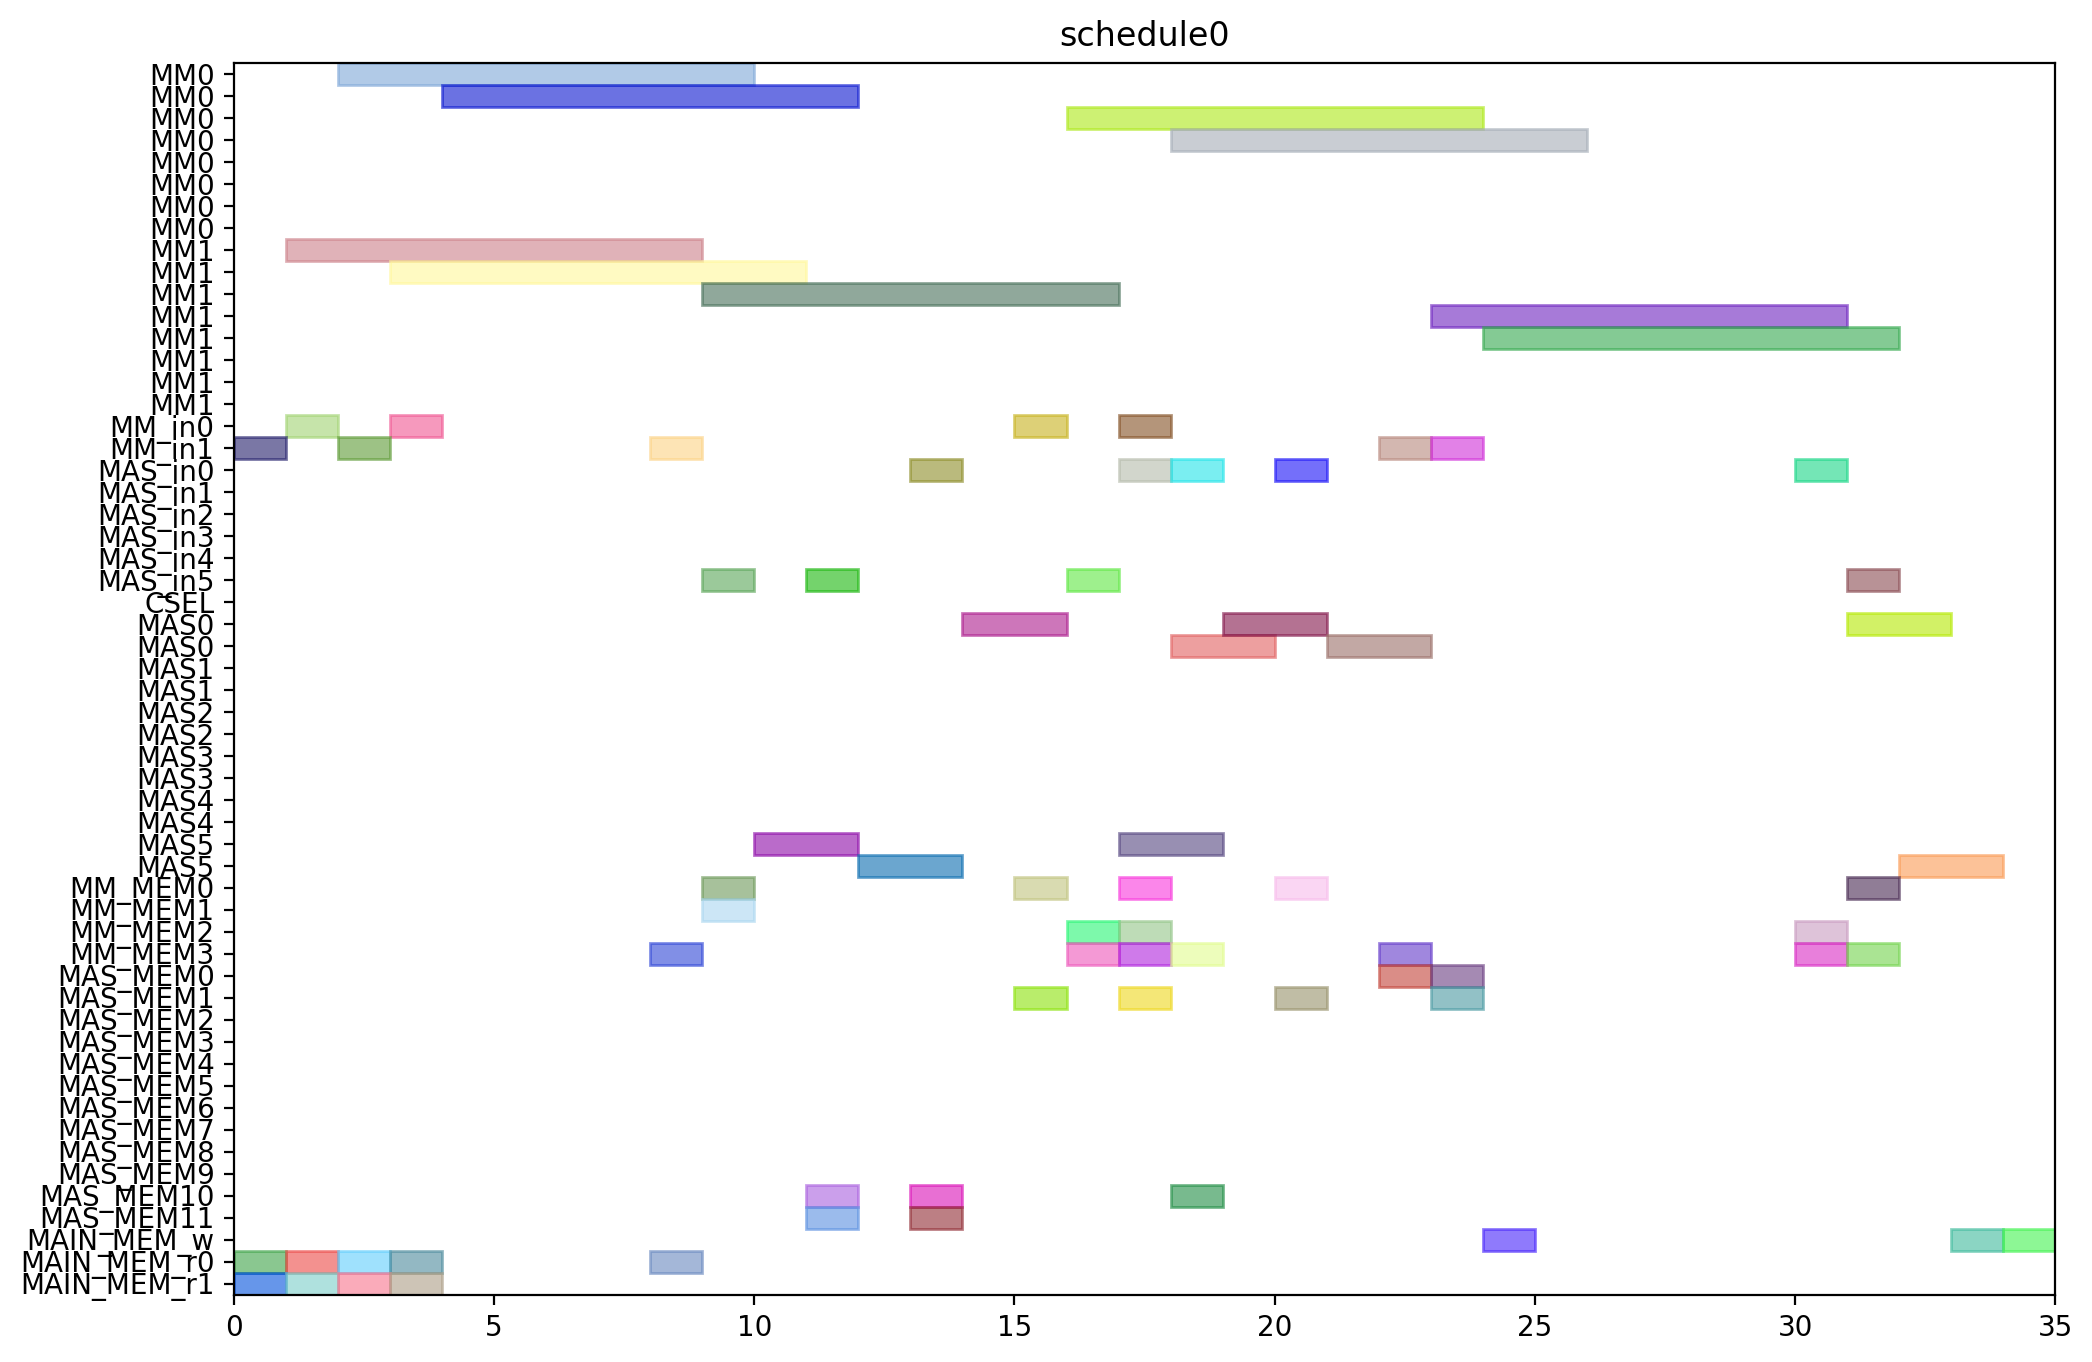

Write the Python code that produced this figure.
from pyschedule import Scenario, solvers, plotters, alt


def solve():
	horizon = 120
	S = Scenario("schedule0", horizon=horizon)

	# resource
	MM = S.Resources('MM', num=2, size=8)
	MM_in = S.Resources('MM_in', num=2)
	MAS_in = S.Resources('MAS_in', num=6)
	CSEL = S.Resource('CSEL')
	MAS = S.Resources('MAS', num=6, size=2, periods=range(1, horizon))
	MM_MEM = S.Resources('MM_MEM', num=4)
	MAS_MEM = S.Resources('MAS_MEM', num=12)
	MAIN_MEM_w = S.Resource('MAIN_MEM_w', size=1)
	MAIN_MEM_r = S.Resources('MAIN_MEM_r', num=2)

	# result of previous scheduling

	# new tasks
	t0 = S.Task('t0', length=8, delay_cost=1)
	t0 += alt(MM)
	t0_in = S.Task('t0_in', length=1, delay_cost=1)
	t0_in += alt(MM_in)
	S += t0_in*MM_in[0]<=t0*MM[0]
	S += t0_in*MM_in[1]<=t0*MM[1]
	t0_mem0 = S.Task('t0_mem0', length=1, delay_cost=1)
	t0_mem0 += MAIN_MEM_r[0]
	S += t0_mem0 <= t0

	t0_mem1 = S.Task('t0_mem1', length=1, delay_cost=1)
	t0_mem1 += MAIN_MEM_r[1]
	S += t0_mem1 <= t0

	t3 = S.Task('t3', length=8, delay_cost=1)
	t3 += alt(MM)
	t3_in = S.Task('t3_in', length=1, delay_cost=1)
	t3_in += alt(MM_in)
	S += t3_in*MM_in[0]<=t3*MM[0]
	S += t3_in*MM_in[1]<=t3*MM[1]
	t3_mem0 = S.Task('t3_mem0', length=1, delay_cost=1)
	t3_mem0 += MAIN_MEM_r[0]
	S += t3_mem0 <= t3

	t3_mem1 = S.Task('t3_mem1', length=1, delay_cost=1)
	t3_mem1 += MAIN_MEM_r[1]
	S += t3_mem1 <= t3

	t1 = S.Task('t1', length=8, delay_cost=1)
	t1 += alt(MM)
	t1_in = S.Task('t1_in', length=1, delay_cost=1)
	t1_in += alt(MM_in)
	S += t1_in*MM_in[0]<=t1*MM[0]
	S += t1_in*MM_in[1]<=t1*MM[1]
	t1_mem0 = S.Task('t1_mem0', length=1, delay_cost=1)
	t1_mem0 += MAIN_MEM_r[0]
	S += t1_mem0 <= t1

	t1_mem1 = S.Task('t1_mem1', length=1, delay_cost=1)
	t1_mem1 += MAIN_MEM_r[1]
	S += t1_mem1 <= t1

	t2 = S.Task('t2', length=8, delay_cost=1)
	t2 += alt(MM)
	t2_in = S.Task('t2_in', length=1, delay_cost=1)
	t2_in += alt(MM_in)
	S += t2_in*MM_in[0]<=t2*MM[0]
	S += t2_in*MM_in[1]<=t2*MM[1]
	t2_mem0 = S.Task('t2_mem0', length=1, delay_cost=1)
	t2_mem0 += MAIN_MEM_r[0]
	S += t2_mem0 <= t2

	t2_mem1 = S.Task('t2_mem1', length=1, delay_cost=1)
	t2_mem1 += MAIN_MEM_r[1]
	S += t2_mem1 <= t2

	t4 = S.Task('t4', length=8, delay_cost=1)
	t4 += alt(MM)
	t4_in = S.Task('t4_in', length=1, delay_cost=1)
	t4_in += alt(MM_in)
	S += t4_in*MM_in[0]<=t4*MM[0]
	S += t4_in*MM_in[1]<=t4*MM[1]
	t4_mem0 = S.Task('t4_mem0', length=1, delay_cost=1)
	t4_mem0 += MAIN_MEM_r[0]
	S += t4_mem0 <= t4

	t4_mem1 = S.Task('t4_mem1', length=1, delay_cost=1)
	t4_mem1 += alt(MM_MEM)
	S += (t2*MM[0])-1 < t4_mem1*MM_MEM[1]
	S += (t2*MM[1])-1 < t4_mem1*MM_MEM[3]
	S += t4_mem1 <= t4

	t5 = S.Task('t5', length=2, delay_cost=1)
	t5 += alt(MAS)
	t5_in = S.Task('t5_in', length=1, delay_cost=1)
	t5_in += alt(MAS_in)
	S += t5_in*MAS_in[0]<=t5*MAS[0]

	S += t5_in*MAS_in[1]<=t5*MAS[1]

	S += t5_in*MAS_in[2]<=t5*MAS[2]

	S += t5_in*MAS_in[3]<=t5*MAS[3]

	S += t5_in*MAS_in[4]<=t5*MAS[4]

	S += t5_in*MAS_in[5]<=t5*MAS[5]

	t5_mem0 = S.Task('t5_mem0', length=1, delay_cost=1)
	t5_mem0 += alt(MM_MEM)
	S += (t0*MM[0])-1 < t5_mem0*MM_MEM[0]
	S += (t0*MM[1])-1 < t5_mem0*MM_MEM[2]
	S += t5_mem0 <= t5

	t5_mem1 = S.Task('t5_mem1', length=1, delay_cost=1)
	t5_mem1 += alt(MM_MEM)
	S += (t0*MM[0])-1 < t5_mem1*MM_MEM[1]
	S += (t0*MM[1])-1 < t5_mem1*MM_MEM[3]
	S += t5_mem1 <= t5

	t6 = S.Task('t6', length=2, delay_cost=1)
	t6 += alt(MAS)
	t6_in = S.Task('t6_in', length=1, delay_cost=1)
	t6_in += alt(MAS_in)
	S += t6_in*MAS_in[0]<=t6*MAS[0]

	S += t6_in*MAS_in[1]<=t6*MAS[1]

	S += t6_in*MAS_in[2]<=t6*MAS[2]

	S += t6_in*MAS_in[3]<=t6*MAS[3]

	S += t6_in*MAS_in[4]<=t6*MAS[4]

	S += t6_in*MAS_in[5]<=t6*MAS[5]

	t6_mem0 = S.Task('t6_mem0', length=1, delay_cost=1)
	t6_mem0 += alt(MAS_MEM)
	S += (t5*MAS[0])-1 < t6_mem0*MAS_MEM[0]
	S += (t5*MAS[1])-1 < t6_mem0*MAS_MEM[2]
	S += (t5*MAS[2])-1 < t6_mem0*MAS_MEM[4]
	S += (t5*MAS[3])-1 < t6_mem0*MAS_MEM[6]
	S += (t5*MAS[4])-1 < t6_mem0*MAS_MEM[8]
	S += (t5*MAS[5])-1 < t6_mem0*MAS_MEM[10]
	S += t6_mem0 <= t6

	t6_mem1 = S.Task('t6_mem1', length=1, delay_cost=1)
	t6_mem1 += alt(MAS_MEM)
	S += (t5*MAS[0])-1 < t6_mem1*MAS_MEM[1]
	S += (t5*MAS[1])-1 < t6_mem1*MAS_MEM[3]
	S += (t5*MAS[2])-1 < t6_mem1*MAS_MEM[5]
	S += (t5*MAS[3])-1 < t6_mem1*MAS_MEM[7]
	S += (t5*MAS[4])-1 < t6_mem1*MAS_MEM[9]
	S += (t5*MAS[5])-1 < t6_mem1*MAS_MEM[11]
	S += t6_mem1 <= t6

	t9 = S.Task('t9', length=2, delay_cost=1)
	t9 += alt(MAS)
	t9_in = S.Task('t9_in', length=1, delay_cost=1)
	t9_in += alt(MAS_in)
	S += t9_in*MAS_in[0]<=t9*MAS[0]

	S += t9_in*MAS_in[1]<=t9*MAS[1]

	S += t9_in*MAS_in[2]<=t9*MAS[2]

	S += t9_in*MAS_in[3]<=t9*MAS[3]

	S += t9_in*MAS_in[4]<=t9*MAS[4]

	S += t9_in*MAS_in[5]<=t9*MAS[5]

	t9_mem0 = S.Task('t9_mem0', length=1, delay_cost=1)
	t9_mem0 += alt(MM_MEM)
	S += (t0*MM[0])-1 < t9_mem0*MM_MEM[0]
	S += (t0*MM[1])-1 < t9_mem0*MM_MEM[2]
	S += t9_mem0 <= t9

	t9_mem1 = S.Task('t9_mem1', length=1, delay_cost=1)
	t9_mem1 += alt(MM_MEM)
	S += (t4*MM[0])-1 < t9_mem1*MM_MEM[1]
	S += (t4*MM[1])-1 < t9_mem1*MM_MEM[3]
	S += t9_mem1 <= t9

	t10 = S.Task('t10', length=2, delay_cost=1)
	t10 += alt(MAS)
	t10_in = S.Task('t10_in', length=1, delay_cost=1)
	t10_in += alt(MAS_in)
	S += t10_in*MAS_in[0]<=t10*MAS[0]

	S += t10_in*MAS_in[1]<=t10*MAS[1]

	S += t10_in*MAS_in[2]<=t10*MAS[2]

	S += t10_in*MAS_in[3]<=t10*MAS[3]

	S += t10_in*MAS_in[4]<=t10*MAS[4]

	S += t10_in*MAS_in[5]<=t10*MAS[5]

	t10_mem0 = S.Task('t10_mem0', length=1, delay_cost=1)
	t10_mem0 += alt(MM_MEM)
	S += (t4*MM[0])-1 < t10_mem0*MM_MEM[0]
	S += (t4*MM[1])-1 < t10_mem0*MM_MEM[2]
	S += t10_mem0 <= t10

	t10_mem1 = S.Task('t10_mem1', length=1, delay_cost=1)
	t10_mem1 += alt(MM_MEM)
	S += (t4*MM[0])-1 < t10_mem1*MM_MEM[1]
	S += (t4*MM[1])-1 < t10_mem1*MM_MEM[3]
	S += t10_mem1 <= t10

	t7 = S.Task('t7', length=2, delay_cost=1)
	t7 += alt(MAS)
	t7_in = S.Task('t7_in', length=1, delay_cost=1)
	t7_in += alt(MAS_in)
	S += t7_in*MAS_in[0]<=t7*MAS[0]

	S += t7_in*MAS_in[1]<=t7*MAS[1]

	S += t7_in*MAS_in[2]<=t7*MAS[2]

	S += t7_in*MAS_in[3]<=t7*MAS[3]

	S += t7_in*MAS_in[4]<=t7*MAS[4]

	S += t7_in*MAS_in[5]<=t7*MAS[5]

	t7_mem0 = S.Task('t7_mem0', length=1, delay_cost=1)
	t7_mem0 += alt(MAS_MEM)
	S += (t6*MAS[0])-1 < t7_mem0*MAS_MEM[0]
	S += (t6*MAS[1])-1 < t7_mem0*MAS_MEM[2]
	S += (t6*MAS[2])-1 < t7_mem0*MAS_MEM[4]
	S += (t6*MAS[3])-1 < t7_mem0*MAS_MEM[6]
	S += (t6*MAS[4])-1 < t7_mem0*MAS_MEM[8]
	S += (t6*MAS[5])-1 < t7_mem0*MAS_MEM[10]
	S += t7_mem0 <= t7

	t7_mem1 = S.Task('t7_mem1', length=1, delay_cost=1)
	t7_mem1 += alt(MAS_MEM)
	S += (t6*MAS[0])-1 < t7_mem1*MAS_MEM[1]
	S += (t6*MAS[1])-1 < t7_mem1*MAS_MEM[3]
	S += (t6*MAS[2])-1 < t7_mem1*MAS_MEM[5]
	S += (t6*MAS[3])-1 < t7_mem1*MAS_MEM[7]
	S += (t6*MAS[4])-1 < t7_mem1*MAS_MEM[9]
	S += (t6*MAS[5])-1 < t7_mem1*MAS_MEM[11]
	S += t7_mem1 <= t7

	t11 = S.Task('t11', length=2, delay_cost=1)
	t11 += alt(MAS)
	t11_in = S.Task('t11_in', length=1, delay_cost=1)
	t11_in += alt(MAS_in)
	S += t11_in*MAS_in[0]<=t11*MAS[0]

	S += t11_in*MAS_in[1]<=t11*MAS[1]

	S += t11_in*MAS_in[2]<=t11*MAS[2]

	S += t11_in*MAS_in[3]<=t11*MAS[3]

	S += t11_in*MAS_in[4]<=t11*MAS[4]

	S += t11_in*MAS_in[5]<=t11*MAS[5]

	t11_mem0 = S.Task('t11_mem0', length=1, delay_cost=1)
	t11_mem0 += alt(MAS_MEM)
	S += (t10*MAS[0])-1 < t11_mem0*MAS_MEM[0]
	S += (t10*MAS[1])-1 < t11_mem0*MAS_MEM[2]
	S += (t10*MAS[2])-1 < t11_mem0*MAS_MEM[4]
	S += (t10*MAS[3])-1 < t11_mem0*MAS_MEM[6]
	S += (t10*MAS[4])-1 < t11_mem0*MAS_MEM[8]
	S += (t10*MAS[5])-1 < t11_mem0*MAS_MEM[10]
	S += t11_mem0 <= t11

	t11_mem1 = S.Task('t11_mem1', length=1, delay_cost=1)
	t11_mem1 += alt(MM_MEM)
	S += (t4*MM[0])-1 < t11_mem1*MM_MEM[1]
	S += (t4*MM[1])-1 < t11_mem1*MM_MEM[3]
	S += t11_mem1 <= t11

	t8 = S.Task('t8', length=8, delay_cost=1)
	t8 += alt(MM)
	t8_in = S.Task('t8_in', length=1, delay_cost=1)
	t8_in += alt(MM_in)
	S += t8_in*MM_in[0]<=t8*MM[0]
	S += t8_in*MM_in[1]<=t8*MM[1]
	t8_mem0 = S.Task('t8_mem0', length=1, delay_cost=1)
	t8_mem0 += alt(MM_MEM)
	S += (t4*MM[0])-1 < t8_mem0*MM_MEM[0]
	S += (t4*MM[1])-1 < t8_mem0*MM_MEM[2]
	S += t8_mem0 <= t8

	t8_mem1 = S.Task('t8_mem1', length=1, delay_cost=1)
	t8_mem1 += alt(MAS_MEM)
	S += (t7*MAS[0])-1 < t8_mem1*MAS_MEM[1]
	S += (t7*MAS[1])-1 < t8_mem1*MAS_MEM[3]
	S += (t7*MAS[2])-1 < t8_mem1*MAS_MEM[5]
	S += (t7*MAS[3])-1 < t8_mem1*MAS_MEM[7]
	S += (t7*MAS[4])-1 < t8_mem1*MAS_MEM[9]
	S += (t7*MAS[5])-1 < t8_mem1*MAS_MEM[11]
	S += t8_mem1 <= t8

	new_PZ = S.Task('new_PZ', length=8, delay_cost=1)
	new_PZ += alt(MM)
	new_PZ_in = S.Task('new_PZ_in', length=1, delay_cost=1)
	new_PZ_in += alt(MM_in)
	S += new_PZ_in*MM_in[0]<=new_PZ*MM[0]
	S += new_PZ_in*MM_in[1]<=new_PZ*MM[1]
	S += 0<new_PZ

	new_PZ_w = S.Task('new_PZ_w', length=1, delay_cost=1)
	new_PZ_w += alt(MAIN_MEM_w)
	S += new_PZ <= new_PZ_w

	new_PZ_mem0 = S.Task('new_PZ_mem0', length=1, delay_cost=1)
	new_PZ_mem0 += alt(MM_MEM)
	S += (t1*MM[0])-1 < new_PZ_mem0*MM_MEM[0]
	S += (t1*MM[1])-1 < new_PZ_mem0*MM_MEM[2]
	S += new_PZ_mem0 <= new_PZ

	new_PZ_mem1 = S.Task('new_PZ_mem1', length=1, delay_cost=1)
	new_PZ_mem1 += alt(MAS_MEM)
	S += (t7*MAS[0])-1 < new_PZ_mem1*MAS_MEM[1]
	S += (t7*MAS[1])-1 < new_PZ_mem1*MAS_MEM[3]
	S += (t7*MAS[2])-1 < new_PZ_mem1*MAS_MEM[5]
	S += (t7*MAS[3])-1 < new_PZ_mem1*MAS_MEM[7]
	S += (t7*MAS[4])-1 < new_PZ_mem1*MAS_MEM[9]
	S += (t7*MAS[5])-1 < new_PZ_mem1*MAS_MEM[11]
	S += new_PZ_mem1 <= new_PZ

	t12 = S.Task('t12', length=2, delay_cost=1)
	t12 += alt(MAS)
	t12_in = S.Task('t12_in', length=1, delay_cost=1)
	t12_in += alt(MAS_in)
	S += t12_in*MAS_in[0]<=t12*MAS[0]

	S += t12_in*MAS_in[1]<=t12*MAS[1]

	S += t12_in*MAS_in[2]<=t12*MAS[2]

	S += t12_in*MAS_in[3]<=t12*MAS[3]

	S += t12_in*MAS_in[4]<=t12*MAS[4]

	S += t12_in*MAS_in[5]<=t12*MAS[5]

	t12_mem0 = S.Task('t12_mem0', length=1, delay_cost=1)
	t12_mem0 += alt(MM_MEM)
	S += (t0*MM[0])-1 < t12_mem0*MM_MEM[0]
	S += (t0*MM[1])-1 < t12_mem0*MM_MEM[2]
	S += t12_mem0 <= t12

	t12_mem1 = S.Task('t12_mem1', length=1, delay_cost=1)
	t12_mem1 += alt(MAS_MEM)
	S += (t11*MAS[0])-1 < t12_mem1*MAS_MEM[1]
	S += (t11*MAS[1])-1 < t12_mem1*MAS_MEM[3]
	S += (t11*MAS[2])-1 < t12_mem1*MAS_MEM[5]
	S += (t11*MAS[3])-1 < t12_mem1*MAS_MEM[7]
	S += (t11*MAS[4])-1 < t12_mem1*MAS_MEM[9]
	S += (t11*MAS[5])-1 < t12_mem1*MAS_MEM[11]
	S += t12_mem1 <= t12

	t13 = S.Task('t13', length=8, delay_cost=1)
	t13 += alt(MM)
	t13_in = S.Task('t13_in', length=1, delay_cost=1)
	t13_in += alt(MM_in)
	S += t13_in*MM_in[0]<=t13*MM[0]
	S += t13_in*MM_in[1]<=t13*MM[1]
	t13_mem0 = S.Task('t13_mem0', length=1, delay_cost=1)
	t13_mem0 += alt(MAS_MEM)
	S += (t12*MAS[0])-1 < t13_mem0*MAS_MEM[0]
	S += (t12*MAS[1])-1 < t13_mem0*MAS_MEM[2]
	S += (t12*MAS[2])-1 < t13_mem0*MAS_MEM[4]
	S += (t12*MAS[3])-1 < t13_mem0*MAS_MEM[6]
	S += (t12*MAS[4])-1 < t13_mem0*MAS_MEM[8]
	S += (t12*MAS[5])-1 < t13_mem0*MAS_MEM[10]
	S += t13_mem0 <= t13

	t13_mem1 = S.Task('t13_mem1', length=1, delay_cost=1)
	t13_mem1 += alt(MAS_MEM)
	S += (t9*MAS[0])-1 < t13_mem1*MAS_MEM[1]
	S += (t9*MAS[1])-1 < t13_mem1*MAS_MEM[3]
	S += (t9*MAS[2])-1 < t13_mem1*MAS_MEM[5]
	S += (t9*MAS[3])-1 < t13_mem1*MAS_MEM[7]
	S += (t9*MAS[4])-1 < t13_mem1*MAS_MEM[9]
	S += (t9*MAS[5])-1 < t13_mem1*MAS_MEM[11]
	S += t13_mem1 <= t13

	t14 = S.Task('t14', length=8, delay_cost=1)
	t14 += alt(MM)
	t14_in = S.Task('t14_in', length=1, delay_cost=1)
	t14_in += alt(MM_in)
	S += t14_in*MM_in[0]<=t14*MM[0]
	S += t14_in*MM_in[1]<=t14*MM[1]
	t14_mem0 = S.Task('t14_mem0', length=1, delay_cost=1)
	t14_mem0 += alt(MAS_MEM)
	S += (t12*MAS[0])-1 < t14_mem0*MAS_MEM[0]
	S += (t12*MAS[1])-1 < t14_mem0*MAS_MEM[2]
	S += (t12*MAS[2])-1 < t14_mem0*MAS_MEM[4]
	S += (t12*MAS[3])-1 < t14_mem0*MAS_MEM[6]
	S += (t12*MAS[4])-1 < t14_mem0*MAS_MEM[8]
	S += (t12*MAS[5])-1 < t14_mem0*MAS_MEM[10]
	S += t14_mem0 <= t14

	t14_mem1 = S.Task('t14_mem1', length=1, delay_cost=1)
	t14_mem1 += alt(MM_MEM)
	S += (t3*MM[0])-1 < t14_mem1*MM_MEM[1]
	S += (t3*MM[1])-1 < t14_mem1*MM_MEM[3]
	S += t14_mem1 <= t14

	new_PY = S.Task('new_PY', length=2, delay_cost=1)
	new_PY += alt(MAS)
	new_PY_in = S.Task('new_PY_in', length=1, delay_cost=1)
	new_PY_in += alt(MAS_in)
	S += new_PY_in*MAS_in[0]<=new_PY*MAS[0]

	S += new_PY_in*MAS_in[1]<=new_PY*MAS[1]

	S += new_PY_in*MAS_in[2]<=new_PY*MAS[2]

	S += new_PY_in*MAS_in[3]<=new_PY*MAS[3]

	S += new_PY_in*MAS_in[4]<=new_PY*MAS[4]

	S += new_PY_in*MAS_in[5]<=new_PY*MAS[5]

	S += 0<new_PY

	new_PY_w = S.Task('new_PY_w', length=1, delay_cost=1)
	new_PY_w += alt(MAIN_MEM_w)
	S += new_PY <= new_PY_w

	new_PY_mem0 = S.Task('new_PY_mem0', length=1, delay_cost=1)
	new_PY_mem0 += alt(MM_MEM)
	S += (t8*MM[0])-1 < new_PY_mem0*MM_MEM[0]
	S += (t8*MM[1])-1 < new_PY_mem0*MM_MEM[2]
	S += new_PY_mem0 <= new_PY

	new_PY_mem1 = S.Task('new_PY_mem1', length=1, delay_cost=1)
	new_PY_mem1 += alt(MM_MEM)
	S += (t13*MM[0])-1 < new_PY_mem1*MM_MEM[1]
	S += (t13*MM[1])-1 < new_PY_mem1*MM_MEM[3]
	S += new_PY_mem1 <= new_PY

	new_PX = S.Task('new_PX', length=2, delay_cost=1)
	new_PX += alt(MAS)
	new_PX_in = S.Task('new_PX_in', length=1, delay_cost=1)
	new_PX_in += alt(MAS_in)
	S += new_PX_in*MAS_in[0]<=new_PX*MAS[0]

	S += new_PX_in*MAS_in[1]<=new_PX*MAS[1]

	S += new_PX_in*MAS_in[2]<=new_PX*MAS[2]

	S += new_PX_in*MAS_in[3]<=new_PX*MAS[3]

	S += new_PX_in*MAS_in[4]<=new_PX*MAS[4]

	S += new_PX_in*MAS_in[5]<=new_PX*MAS[5]

	S += 0<new_PX

	new_PX_w = S.Task('new_PX_w', length=1, delay_cost=1)
	new_PX_w += alt(MAIN_MEM_w)
	S += new_PX <= new_PX_w

	new_PX_mem0 = S.Task('new_PX_mem0', length=1, delay_cost=1)
	new_PX_mem0 += alt(MM_MEM)
	S += (t14*MM[0])-1 < new_PX_mem0*MM_MEM[0]
	S += (t14*MM[1])-1 < new_PX_mem0*MM_MEM[2]
	S += new_PX_mem0 <= new_PX

	new_PX_mem1 = S.Task('new_PX_mem1', length=1, delay_cost=1)
	new_PX_mem1 += alt(MM_MEM)
	S += (t14*MM[0])-1 < new_PX_mem1*MM_MEM[1]
	S += (t14*MM[1])-1 < new_PX_mem1*MM_MEM[3]
	S += new_PX_mem1 <= new_PX

	solvers.mip.solve(S,msg=1,kind='CPLEX',ratio_gap=1.01)

	solution = [['hoge']*len(S.solution()[1]) for i in range(len(S.solution()))]
	for i in range(len(S.solution())):
		for j in range(len(S.solution()[i])):
			solution[i][j]=str(S.solution()[i][j])
	print(solution)

	cycles = int(solution[-1][3])

	pic_file_name = "/mnt/rose/usr1/fukuda/ABE/multiRAM_multiMAS_16mux/scheduling_result/stage8MM2_stage2MAS6/EP_DBL_A_0/schedule0.png"
	if(S.solution() != []):
		plotters.matplotlib.plot(S,img_filename=pic_file_name, show_task_labels=False, fig_size=(cycles*0.25+3, 8))

	return solution
